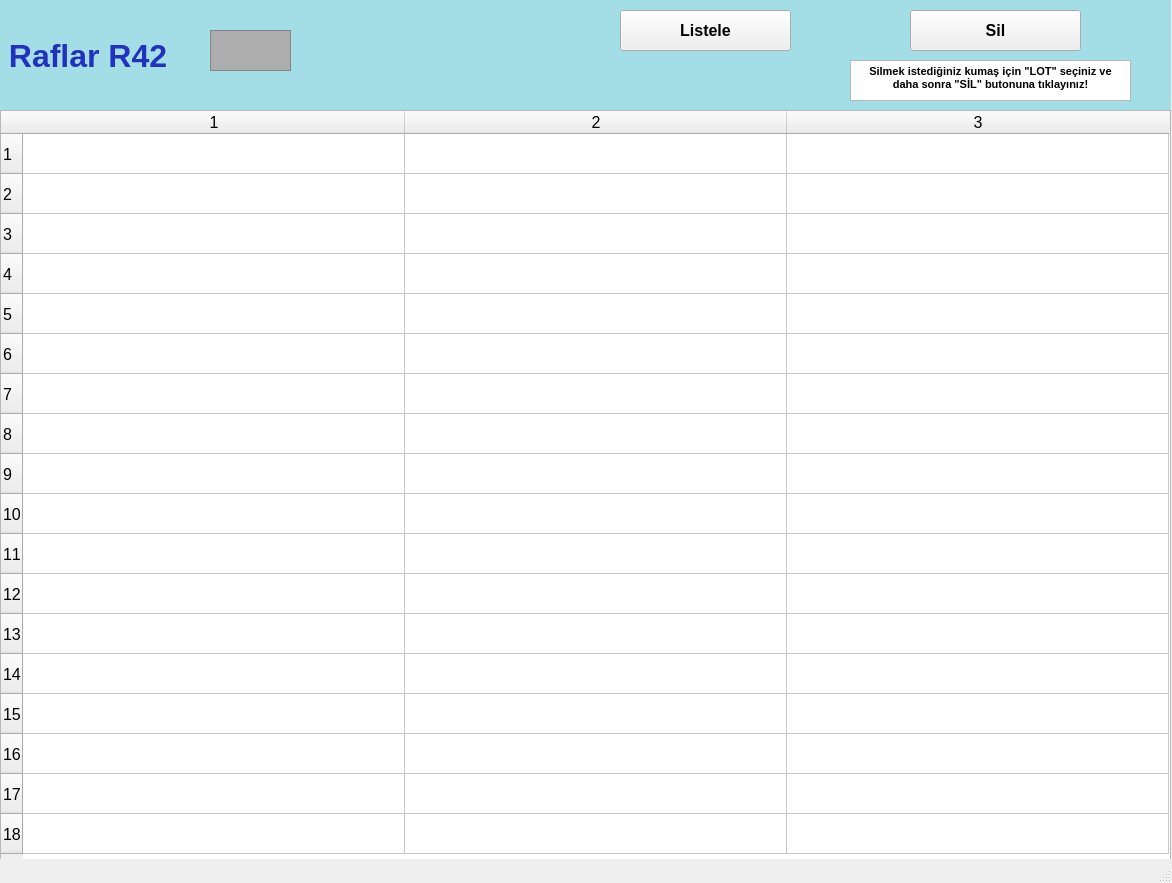
<?xml version="1.0" encoding="UTF-8"?>
<ui version="4.0">
 <class>raflarR42_ekran</class>
 <widget class="QMainWindow" name="raflarR42_ekran">
  <property name="geometry">
   <rect>
    <x>0</x>
    <y>0</y>
    <width>1172</width>
    <height>883</height>
   </rect>
  </property>
  <property name="font">
   <font>
    <pointsize>12</pointsize>
    <weight>50</weight>
    <bold>false</bold>
    <kerning>false</kerning>
   </font>
  </property>
  <property name="windowTitle">
   <string/>
  </property>
  <widget class="QWidget" name="centralwidget">
   <widget class="QLabel" name="raflarR1yazi_lbl">
    <property name="geometry">
     <rect>
      <x>0</x>
      <y>0</y>
      <width>1171</width>
      <height>111</height>
     </rect>
    </property>
    <property name="font">
     <font>
      <pointsize>24</pointsize>
      <weight>75</weight>
      <bold>true</bold>
     </font>
    </property>
    <property name="styleSheet">
     <string notr="true">background-color: rgb(163, 221, 229);
color: rgb(34, 50, 190);</string>
    </property>
    <property name="text">
     <string> Raflar R42</string>
    </property>
   </widget>
   <widget class="QFrame" name="raflarR1_img">
    <property name="geometry">
     <rect>
      <x>210</x>
      <y>30</y>
      <width>81</width>
      <height>41</height>
     </rect>
    </property>
    <property name="styleSheet">
     <string notr="true">background-color: rgb(173, 173, 173);</string>
    </property>
    <property name="frameShape">
     <enum>QFrame::StyledPanel</enum>
    </property>
    <property name="frameShadow">
     <enum>QFrame::Raised</enum>
    </property>
   </widget>
   <widget class="QTableWidget" name="R42_tw">
    <property name="geometry">
     <rect>
      <x>0</x>
      <y>110</y>
      <width>1171</width>
      <height>751</height>
     </rect>
    </property>
    <property name="baseSize">
     <size>
      <width>0</width>
      <height>0</height>
     </size>
    </property>
    <property name="rowCount">
     <number>18</number>
    </property>
    <property name="columnCount">
     <number>3</number>
    </property>
    <attribute name="horizontalHeaderVisible">
     <bool>true</bool>
    </attribute>
    <attribute name="horizontalHeaderCascadingSectionResizes">
     <bool>false</bool>
    </attribute>
    <attribute name="horizontalHeaderDefaultSectionSize">
     <number>382</number>
    </attribute>
    <attribute name="horizontalHeaderMinimumSectionSize">
     <number>38</number>
    </attribute>
    <attribute name="verticalHeaderDefaultSectionSize">
     <number>40</number>
    </attribute>
    <attribute name="verticalHeaderMinimumSectionSize">
     <number>23</number>
    </attribute>
    <row/>
    <row/>
    <row/>
    <row/>
    <row/>
    <row/>
    <row/>
    <row/>
    <row/>
    <row/>
    <row/>
    <row/>
    <row/>
    <row/>
    <row/>
    <row/>
    <row/>
    <row/>
    <column/>
    <column/>
    <column/>
   </widget>
   <widget class="QPushButton" name="listeleR42_btn">
    <property name="geometry">
     <rect>
      <x>620</x>
      <y>10</y>
      <width>171</width>
      <height>41</height>
     </rect>
    </property>
    <property name="font">
     <font>
      <pointsize>12</pointsize>
      <weight>75</weight>
      <bold>true</bold>
     </font>
    </property>
    <property name="text">
     <string>Listele</string>
    </property>
   </widget>
   <widget class="QPushButton" name="silR42_btn">
    <property name="geometry">
     <rect>
      <x>910</x>
      <y>10</y>
      <width>171</width>
      <height>41</height>
     </rect>
    </property>
    <property name="font">
     <font>
      <pointsize>12</pointsize>
      <weight>75</weight>
      <bold>true</bold>
     </font>
    </property>
    <property name="text">
     <string>Sil</string>
    </property>
   </widget>
   <widget class="QTextBrowser" name="textBrowser">
    <property name="geometry">
     <rect>
      <x>850</x>
      <y>60</y>
      <width>281</width>
      <height>41</height>
     </rect>
    </property>
    <property name="html">
     <string>&lt;!DOCTYPE HTML PUBLIC &quot;-//W3C//DTD HTML 4.0//EN&quot; &quot;http://www.w3.org/TR/REC-html40/strict.dtd&quot;&gt;
&lt;html&gt;&lt;head&gt;&lt;meta name=&quot;qrichtext&quot; content=&quot;1&quot; /&gt;&lt;style type=&quot;text/css&quot;&gt;
p, li { white-space: pre-wrap; }
&lt;/style&gt;&lt;/head&gt;&lt;body style=&quot; font-family:'MS Shell Dlg 2'; font-size:12pt; font-weight:400; font-style:normal;&quot;&gt;
&lt;p align=&quot;center&quot; style=&quot; margin-top:0px; margin-bottom:0px; margin-left:0px; margin-right:0px; -qt-block-indent:0; text-indent:0px;&quot;&gt;&lt;span style=&quot; font-size:8pt; font-weight:600;&quot;&gt;Silmek istediğiniz kumaş için &amp;quot;LOT&amp;quot; seçiniz ve daha sonra &amp;quot;SİL&amp;quot; butonuna tıklayınız!&lt;/span&gt;&lt;/p&gt;&lt;/body&gt;&lt;/html&gt;</string>
    </property>
   </widget>
  </widget>
  <widget class="QStatusBar" name="statusbar"/>
 </widget>
 <resources/>
 <connections/>
</ui>
